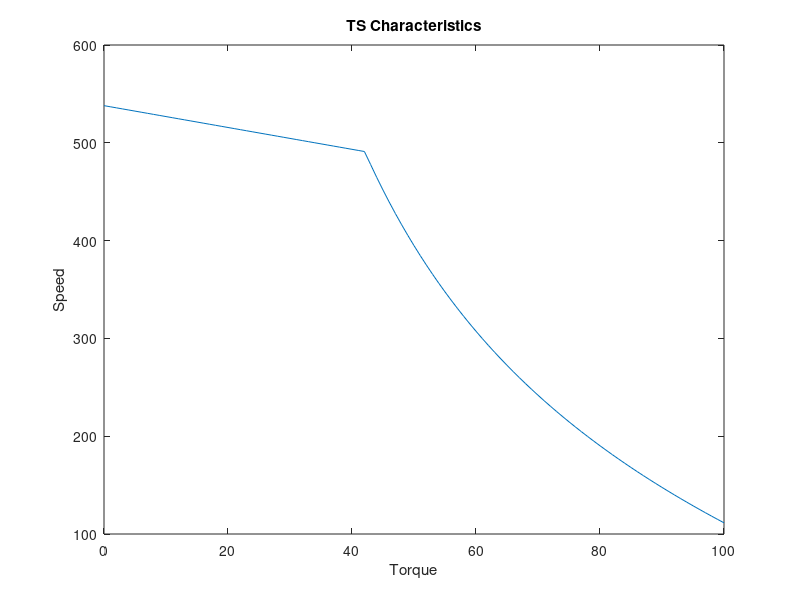

This figure's MATLAB source:
R = 0.1472;
Kt = 0.9852;
Ke = 1.278;

V = 72; %Voltage
T = 0:100; %Braking Torque
I_max = 41.67;
I = 0;
P = 0;
P_max = 3000;
In = zeros(1,length(T));
Vn = zeros(1,length(T));
Pn = zeros(1,length(T));
Nn = zeros(1,length(T));

for i=1:length(T)
    if(I>I_max) %limiting the voltage if exceeds I_max
        V = P_max/I; 
    end
    N = ((V/Ke) - (T(i)*R)/(Kt*Ke))*(30/pi);

    E = Ke*N*pi/30;
    I = (V-E)/R;
    
    if(I<I_max) %checking if current exceeds I_max
        P = V*I;
        In(i) = I;
    else
        In(i)=I_max;
    end
    
    Pn(i) = P;
    Nn(i) = N;
    Vn(i) = V;
end
plot(T,Nn);
ylabel('Speed')
xlabel('Torque')
title('TS Characteristics')
